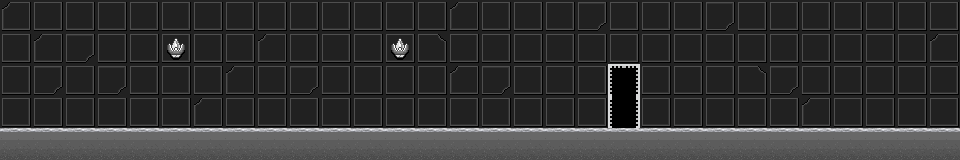

The image is a tile-based game level rendered from a .tmx file. Its description and source (layers, tilesets, objects; grid data summarised) follow:
An orthogonal 30x5 tile map with 32x32 px tiles, 2 tile layers (tile1, tile2), 1 hidden layer not drawn and 9 objects.

<map version="1.0" orientation="orthogonal" renderorder="right-down" width="30" height="5" tilewidth="32" tileheight="32" nextobjectid="41">
 <properties>
  <property name="scene" value="10" />
  <property name="showlight" value="1" />
 </properties>
 <tileset firstgid="1" name="tileset" tilewidth="32" tileheight="32" spacing="4" tilecount="784">
  <image source="tileset.png" width="1024" height="1024" />
 </tileset>
 <layer name="tile1" width="30" height="5">
  <data>[150 cells, 150 non-empty, 7 distinct tile ids]</data>
 </layer>
 <layer name="tile2" width="30" height="5">
  <data>[150 cells, 2 non-empty, 1 distinct tile ids]</data>
 </layer>
 <objectgroup name="objcollision">
  <object id="2" x="0" y="130" width="960" height="30">
   <properties>
    <property name="typeid" value="0" />
   </properties>
  </object>
  <object id="30" x="0" y="64" width="2" height="64">
   <properties>
    <property name="typeid" value="1" />
   </properties>
  </object>
 </objectgroup>
 <objectgroup name="objpath">
  <object id="37" x="120" y="128">
   <polyline points="0,0 112,0" />
  </object>
  <object id="38" x="392" y="128">
   <polyline points="0,0 104,0" />
  </object>
 </objectgroup>
 <objectgroup name="objact">
  <object id="23" x="344" y="0" width="112" height="104">
   <properties>
    <property name="type" value="2" />
   </properties>
   <ellipse />
  </object>
  <object id="29" x="0" y="64" width="4" height="64">
   <properties>
    <property name="nextdoor" value="0" />
    <property name="nextscene" value="13" />
    <property name="side" value="2" />
    <property name="type" value="0" />
    <property name="typeid" value="2" />
   </properties>
  </object>
  <object id="31" x="120" y="0" width="112" height="104">
   <properties>
    <property name="type" value="2" />
   </properties>
   <ellipse />
  </object>
  <object id="32" x="908" y="64" width="8" height="64">
   <properties>
    <property name="nextdoor" value="2" />
    <property name="nextscene" value="7" />
    <property name="side" value="1" />
    <property name="type" value="0" />
    <property name="typeid" value="0" />
   </properties>
  </object>
  <object id="33" x="620" y="64" width="8" height="64">
   <properties>
    <property name="nextdoor" value="0" />
    <property name="nextscene" value="11" />
    <property name="side" value="0" />
    <property name="type" value="0" />
    <property name="typeid" value="1" />
   </properties>
  </object>
 </objectgroup>
 <layer name="tiledefinition" width="30" height="5" visible="0" opacity="0.9">
  <data>[150 cells, 75 non-empty, 4 distinct tile ids]</data>
 </layer>
</map>
